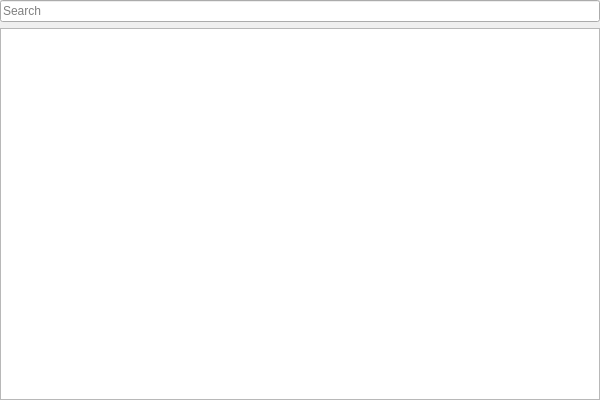
<?xml version="1.0" encoding="UTF-8"?>
<ui version="4.0">
 <class>LibraryNpcsControlClass</class>
 <widget class="QWidget" name="LibraryNpcsControlClass">
  <property name="geometry">
   <rect>
    <x>0</x>
    <y>0</y>
    <width>600</width>
    <height>400</height>
   </rect>
  </property>
  <property name="windowTitle">
   <string>LibraryNpcsControl</string>
  </property>
  <layout class="QVBoxLayout" name="verticalLayout">
   <property name="leftMargin">
    <number>0</number>
   </property>
   <property name="topMargin">
    <number>0</number>
   </property>
   <property name="rightMargin">
    <number>0</number>
   </property>
   <property name="bottomMargin">
    <number>0</number>
   </property>
   <item>
    <widget class="QLineEdit" name="lineEditSearch">
     <property name="placeholderText">
      <string>Search</string>
     </property>
    </widget>
   </item>
   <item>
    <widget class="QListWidget" name="listWidgetNpcs"/>
   </item>
  </layout>
 </widget>
 <layoutdefault spacing="6" margin="11"/>
 <resources/>
 <connections/>
</ui>
